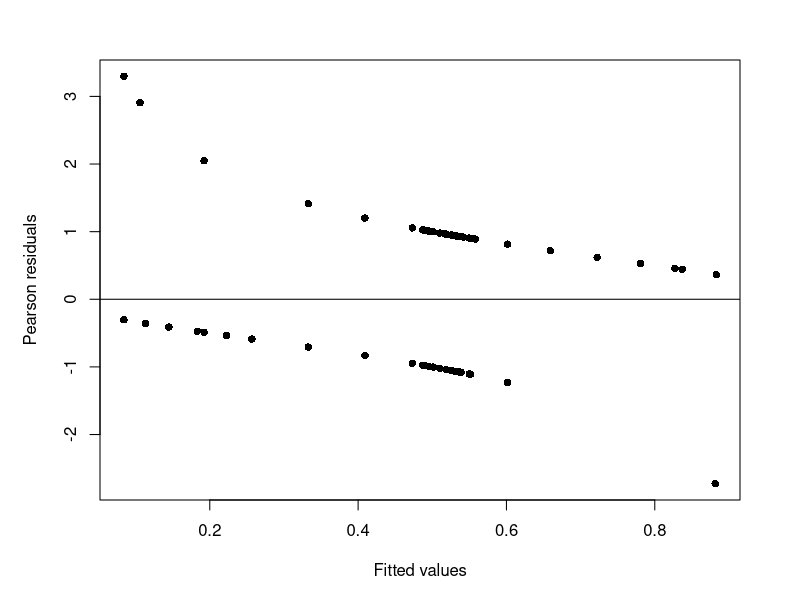
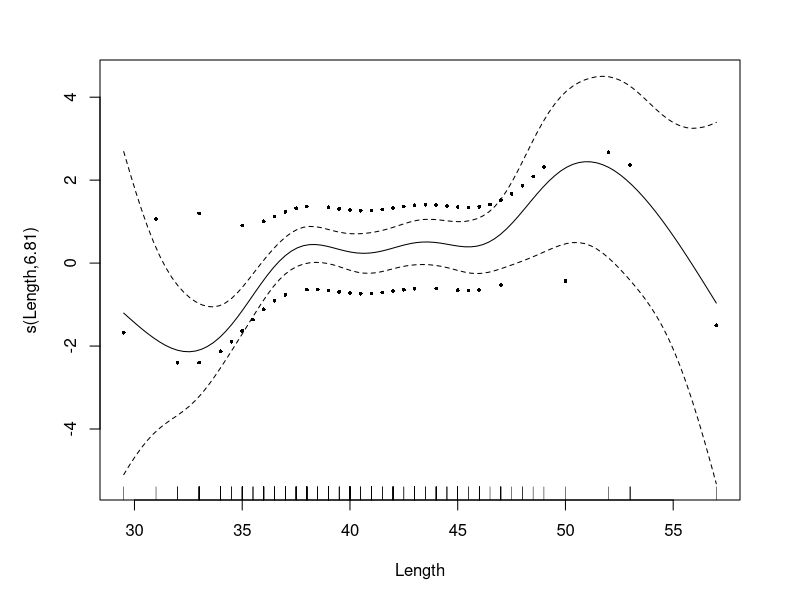
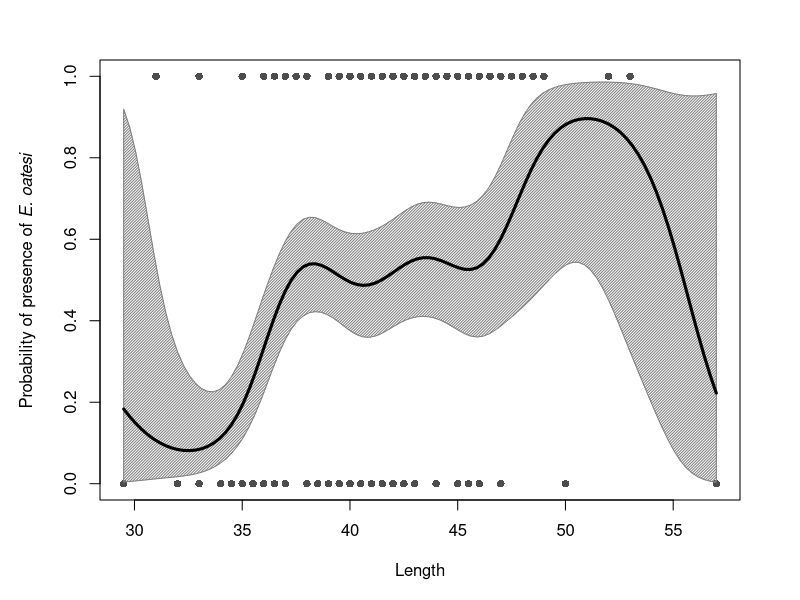

These figures' R source, in order:
setwd("//media//kswada//MyFiles//R//parasites3")

packages <- c("dplyr", "lattice")
purrr::walk(packages, library, character.only = TRUE, warn.conflicts = FALSE)



# ------------------------------------------------------------------------------
# data:  parasites3
# ------------------------------------------------------------------------------

Par <- read.table(file = "Parasites3.txt", header = TRUE)


str(Par)

dim(Par)



# ----------
Par$Worms <- Par$Elytrophalloides_oatesi



# ------------------------------------------------------------------------------
# Fit binomial GAM
# ------------------------------------------------------------------------------

M1 <- mgcv::gam(Worms ~ s(Length), data = Par, family = binomial)


summary(M1)



# -->
# The smoother has 6.8 degrees of freedom and is significantly different from zero at the 5% level.
# Keep in mind that this p-value is approximate.
# Deviance explained is 10.6%, which is low.



deviance(M1)

logLik(M1)

AIC(M1)



# ------------------------------------------------------------------------------
# Model validation:  Pearson residuals vs. fitted values
# ------------------------------------------------------------------------------

# Pearson residuals vs. fitted values
E1 <- resid(M1, type = "pearson")

F1 <- fitted(M1, type = "response")

par(mfrow = c(1,1), mar = c(5,5,3,3))
plot(x = F1, y = E1, xlab = "Fitted values", ylab = "Pearson residuals",  pch = 16)
abline(h = 0)




# ------------------------------------------------------------------------------
# Model validation:  Smoothers
# ------------------------------------------------------------------------------

# shade = TRUE:  95% point-wise confidence bands
plot(M1, resid = TRUE, shade = TRUE, cex = 0.5, pch = 16)



# -->
# The shape of the smoother shows an increase at length 32 cm, constant values between 38 cm and 47 cm,
# and wider confidence bands for high lenght values.

# The problem is that the smoother is not on the scale of the raw data.



# ------------------------------------------------------------------------------
# Model validation:  Probability of presence vs. covariate
# ------------------------------------------------------------------------------

range(Par$Length)

ylab.name = expression(paste("Probability of presence of ", italic("E. oatesi"),  sep=""))

MD <- data.frame(Length = seq(29.5, 57, length = 100))

P1 <- predict(M1, newdata = MD, se = TRUE, type = "link")

SE.UP  <- exp(P1$fit + 2 * P1$se.fit) / (1+exp(P1$fit + 2 * P1$se.fit))

SE.Low <- exp(P1$fit - 2 * P1$se.fit) / (1+exp(P1$fit - 2 * P1$se.fit))

Fit    <- exp(P1$fit) / (1+exp(P1$fit))



# ----------
plot(x = Par$Length,  
     y = Par$Worms,
     xlab = "Length",
     ylab = ylab.name,
     pch = 16, col = grey(0.3))

polygon(c(MD$Length, rev(MD$Length)),
        c(SE.Low, rev(SE.UP)),
        col = grey(0.5),border=NULL,
        density = 50   )

lines(MD$Length, Fit, lwd = 3)
